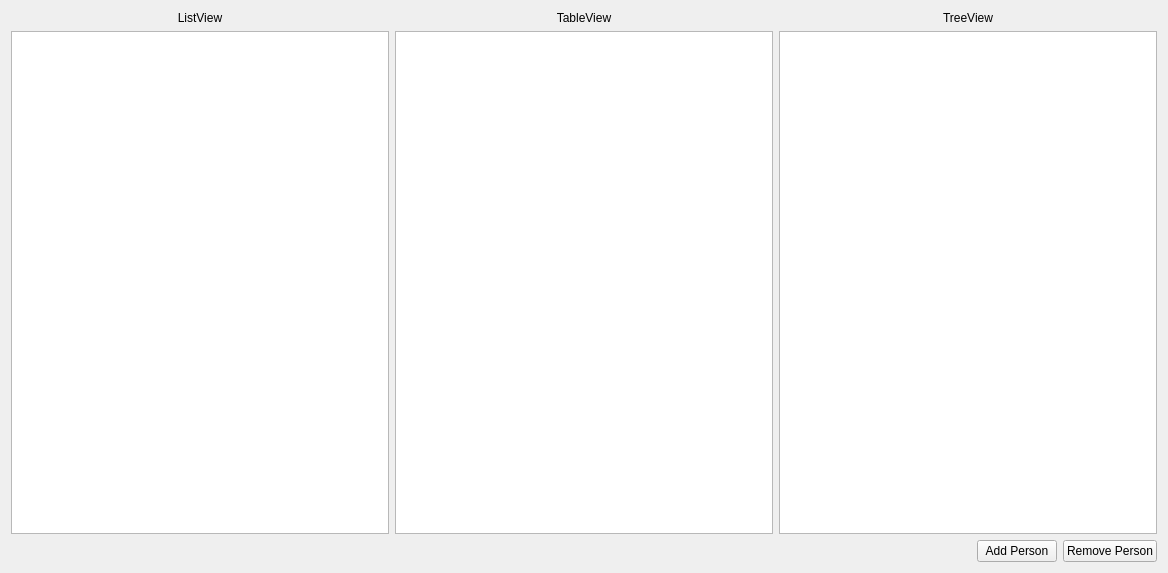
<?xml version="1.0" encoding="UTF-8"?>
<ui version="4.0">
 <class>Widget</class>
 <widget class="QWidget" name="Widget">
  <property name="geometry">
   <rect>
    <x>0</x>
    <y>0</y>
    <width>1168</width>
    <height>573</height>
   </rect>
  </property>
  <property name="windowTitle">
   <string>Widget</string>
  </property>
  <layout class="QVBoxLayout" name="verticalLayout">
   <item>
    <layout class="QHBoxLayout" name="horizontalLayout_3">
     <item>
      <widget class="QLabel" name="label">
       <property name="text">
        <string>ListView</string>
       </property>
       <property name="alignment">
        <set>Qt::AlignCenter</set>
       </property>
      </widget>
     </item>
     <item>
      <widget class="QLabel" name="label_2">
       <property name="text">
        <string>TableView</string>
       </property>
       <property name="alignment">
        <set>Qt::AlignCenter</set>
       </property>
      </widget>
     </item>
     <item>
      <widget class="QLabel" name="label_3">
       <property name="text">
        <string>TreeView</string>
       </property>
       <property name="alignment">
        <set>Qt::AlignCenter</set>
       </property>
      </widget>
     </item>
    </layout>
   </item>
   <item>
    <layout class="QHBoxLayout" name="horizontalLayout">
     <item>
      <widget class="QListView" name="listView"/>
     </item>
     <item>
      <widget class="QTableView" name="tableView"/>
     </item>
     <item>
      <widget class="QTreeView" name="treeView"/>
     </item>
    </layout>
   </item>
   <item>
    <layout class="QHBoxLayout" name="horizontalLayout_2">
     <item>
      <spacer name="horizontalSpacer">
       <property name="orientation">
        <enum>Qt::Horizontal</enum>
       </property>
       <property name="sizeHint" stdset="0">
        <size>
         <width>40</width>
         <height>20</height>
        </size>
       </property>
      </spacer>
     </item>
     <item>
      <widget class="QPushButton" name="addPersonButton">
       <property name="text">
        <string>Add Person</string>
       </property>
      </widget>
     </item>
     <item>
      <widget class="QPushButton" name="removePersonButton">
       <property name="text">
        <string>Remove Person</string>
       </property>
      </widget>
     </item>
    </layout>
   </item>
  </layout>
 </widget>
 <resources/>
 <connections/>
</ui>
